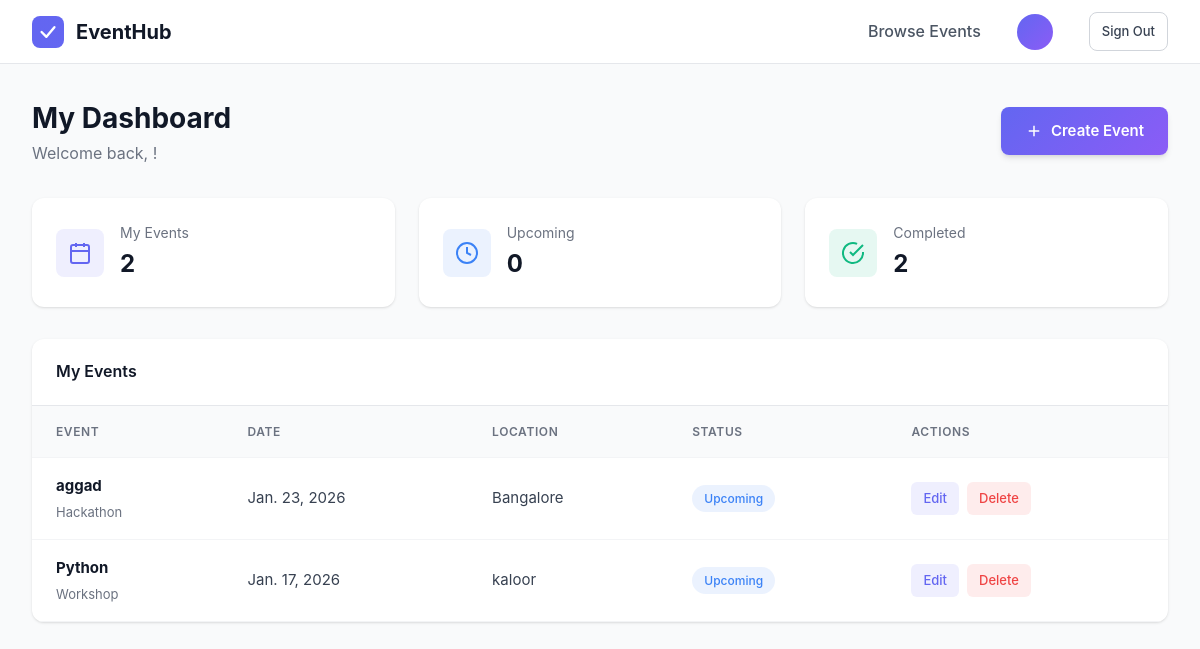
/dashboard/ (signed in), run on the app's committed database.
### events/models.py (models this page shows, shortened)
class Event(models.Model):
    EVENT_TYPES = [
        ("Conference", "Conference"),
        ("Workshop", "Workshop"),
        ("Meetup", "Meetup"),
        ("Networking", "Networking"),
        ("Webinar", "Webinar"),
        ("Hackathon", "Hackathon"),
    ]
    title = models.CharField(max_length=200)
    description = models.TextField()
    date = models.DateField()
    time = models.TimeField()
    location = models.CharField(max_length=200)
    event_type = models.CharField(max_length=50, choices=EVENT_TYPES)
    contact = models.CharField(max_length=20)
    image = models.ImageField(upload_to="events/", null=True, blank=True)
    created_by = models.ForeignKey(User, on_delete=models.CASCADE)
    created_at = models.DateTimeField(auto_now_add=True)
    is_active = models.BooleanField(default=True)

### users/views.py (the view)
# urls.py: path("dashboard/", dashboard, name="dashboard"),
def dashboard(request):
    if not request.user.is_authenticated:
        return redirect("/login/")
    events = Event.objects.filter(created_by=request.user,is_active=True)
    today = date.today()
    upcoming_count = events.filter(date__gte=today).count()
    completed_count = events.filter(date__lt=today).count()
    return render(request, "dashboard.html", {
        "events": events,
        "upcoming_count": upcoming_count,
        "completed_count": completed_count,
    })

### templates/dashboard.html (shortened to what this page needs)
{% load static %}
<!DOCTYPE html>
<html lang="en">
<head>
  <link rel="stylesheet" href="{% static 'css/style.css' %}">
</head>
<body class="dashboard-page">
  <nav class="top-nav">
    <div class="nav-left">
      <a href="/" class="logo">
        <span>EventHub</span>
      </a>
    </div>
    <div class="nav-right">
      <a href="/" class="nav-link">Browse Events</a>
      <div class="user-menu">
        <div class="avatar">
        </div>
      </div>
      <a href="/logout/" class="btn-secondary btn-sm">Sign Out</a>
    </div>
  </nav>
  <main class="dashboard-main">
    <div class="dashboard-header">
      <div>
        <h1>My Dashboard</h1>
        <p>Welcome back, {{ request.user.first_name }}!</p>
      </div>
      <a href="/create-event/" class="btn-primary">
        <svg width="18" height="18" viewBox="0 0 24 24" fill="none" stroke="currentColor" stroke-width="2">
          <line x1="12" y1="5" x2="12" y2="19" />
          <line x1="5" y1="12" x2="19" y2="12" />
        </svg>
        Create Event
      </a>
    </div>
    <div class="stats-grid">
      <div class="stat-card">
        <div class="stat-icon total">
          <svg width="24" height="24" viewBox="0 0 24 24" fill="none" stroke="currentColor" stroke-width="2">
            <rect x="3" y="4" width="18" height="18" rx="2" ry="2" />
            <line x1="16" y1="2" x2="16" y2="6" />
            <line x1="8" y1="2" x2="8" y2="6" />
            <line x1="3" y1="10" x2="21" y2="10" />
          </svg>
        </div>
        <div class="stat-content">
          <span class="stat-label">My Events</span>
          <span class="stat-value">{{ events.count }}</span>
        </div>
      </div>
      <div class="stat-card">
        <div class="stat-icon upcoming">
          <svg width="24" height="24" viewBox="0 0 24 24" fill="none" stroke="currentColor" stroke-width="2">
            <circle cx="12" cy="12" r="10" />
            <polyline points="12 6 12 12 16 14" />
          </svg>
        </div>
        <div class="stat-content">
          <span class="stat-label">Upcoming</span>
          <span class="stat-value">{{ upcoming_count }}</span>
        </div>
      </div>
      <div class="stat-card">
        <div class="stat-icon completed">
          <svg width="24" height="24" viewBox="0 0 24 24" fill="none" stroke="currentColor" stroke-width="2">
            <path d="M22 11.08V12a10 10 0 1 1-5.93-9.14" />
            <polyline points="22 4 12 14.01 9 11.01" />
          </svg>
        </div>
        <div class="stat-content">
          <span class="stat-label">Completed</span>
          <span class="stat-value">{{ completed_count }}</span>
        </div>
      </div>
    </div>
    <div class="card">
      <div class="card-header">
        <h3>My Events</h3>
      </div>
      <div class="table-container">
        <table class="events-table">
          <thead>
            <tr>
              <th>Event</th>
              <th>Date</th>
              <th>Location</th>
              <th>Status</th>
              <th>Actions</th>
            </tr>
          </thead>
          <tbody>
            {% for event in events %}
            <tr>
              <td>
                <div class="event-title-cell">
                  <strong>{{ event.title }}</strong>
                  <span>{{ event.event_type }}</span>
                </div>
              </td>
              <td>{{ event.date }}</td>
              <td>{{ event.location }}</td>
              <td>
                <span class="status-badge upcoming">Upcoming</span>
              </td>
              <td>
                <div class="action-buttons">
                  <a href="/edit-event/{{ event.id }}/" class="btn-edit">Edit</a>
                  <a href="/delete-event/{{ event.id }}/" class="btn-delete"
                    onclick="return confirm('Are you sure you want to delete this event?')">
                    Delete
                  </a>
                </div>
              </td>
            </tr>
            {% empty %}
            <tr>
              <td colspan="5">No events created yet</td>
            </tr>
            {% endfor %}
          </tbody>
        </table>
      </div>
    </div>
  </main>
</body>
</html>

### data on the page
Event: title "aggad", event_type "Hackathon", date "Jan. 23, 2026", location "Bangalore"
Event: title "Python", event_type "Workshop", date "Jan. 17, 2026", location "kaloor"

### other printed values
{{ events.count }} "2"
{{ upcoming_count }} "0"
{{ completed_count }} "2"
